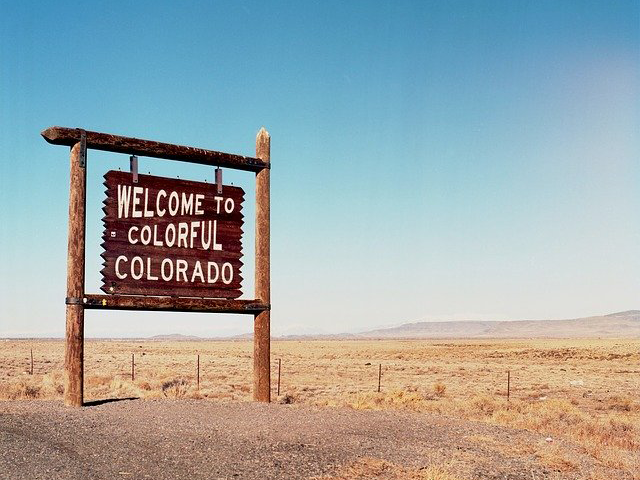
#> input picture data/colorado.png, 640 x 480 px
$ python 3_2n.py
#> lines starting #> are read from the running program, lines starting #| are printed output that depends on the picture
import sys
import cv2
import numpy as np

src1 = cv2.imread('data/colorado.png')
#> src1 is the input picture: shape (480, 640, 3); mean B, G, R 167.3, 167.2, 157.6
src2 = cv2.imread('data/koma.png')
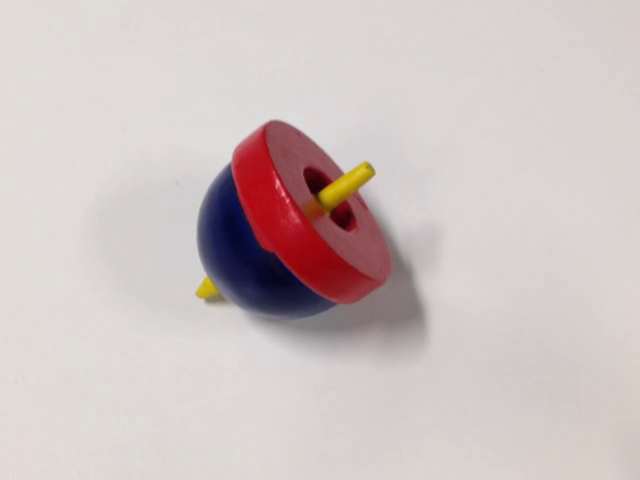
#> input picture data/koma.png, 640 x 480 px
#> src2 is the input picture: shape (480, 640, 3); mean B, G, R 193.9, 195.5, 206.4

alpha = 0.4
if len(sys.argv) > 1:
    alpha = float(sys.argv[1])
beta = 1 - alpha
gamma = 0


dst = cv2.addWeighted(src1, alpha, src2, beta, gamma)
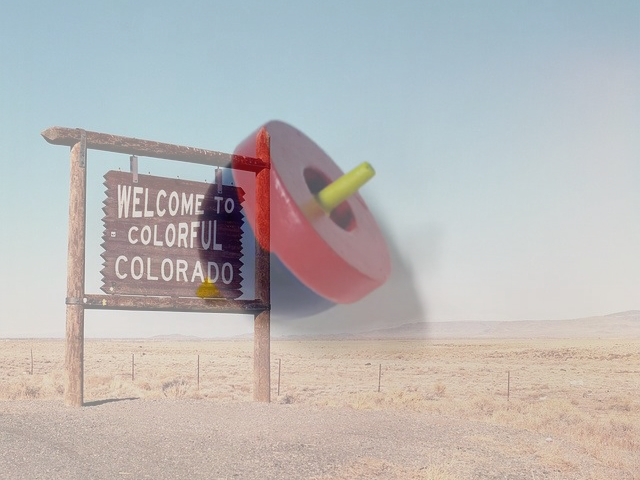
#> dst: shape (480, 640, 3); mean B, G, R 183.3, 184.2, 186.9
cv2.imshow('Add-Weight', dst)
cv2.waitKey(0)
